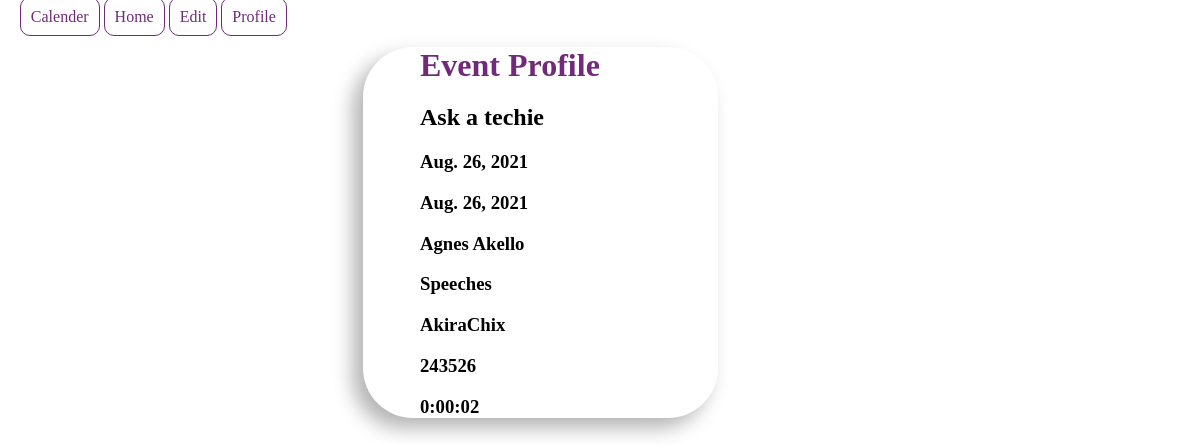
/calender/profile/2/, run on the app's committed database.
### calender/models.py (models this page shows, shortened)
class Events(models.Model):
    event_name=models.CharField(max_length=20,null=True)
    start_time=models.DateField(null=True)
    end_time=models.DateField(null=True)
    guests=models.CharField(max_length=20,null=True)
    event_task=models.CharField(max_length=20,null=True)
    venue=models.CharField(max_length=20,null=True)
    event_id=models.CharField(max_length=20,null=True)
    duration=models.DurationField(null=True)

### calender/views.py (the view)
# urls.py: path("profile/<int:id>/",calendar_profile,name="calender_profile"),
def calendar_profile(request,id):
    calendar=Events.objects.get(id=id)
    return render(request,"calender_profile.html",{"calendar":calendar})

### calender/templates/calender_profile.html (shortened to what this page needs)
<!DOCTYPE html>
<html lang="en">
<head>
</head>
<body>
    <div id="clerfix" >
        <a class="btn info" id="button1" href="{% url 'CalenderView' %}">Calender</a>
        <a class="btn info" id="button2" href="{% url 'home_view' %}">Home</a>
        <a class="btn info" id="button3" href="{% url 'edit_calender' %}">Edit</a>
        <a class="btn info" id="button4" href="{% url 'calender_profile' %}">Profile</a>
    </div>
    <form>
            <h1>Event Profile</h1>
    <h2>{{calendar.event_name }}</h2>
    <h3>{{calendar.start_time }}</h3>
    <h3>{{calendar.end_time }}</h3>
    <h3>{{calendar.guests  }}</h3>
    <h3>{{calendar.event_task  }}</h3>
    <h3>{{ calendar.venue }}</h3>
    <h3>{{ calendar.event_id }}</h3>
    <h3>{{ calendar.duration }}</h3>
    </form>
</body>
</html>

### calender/templates/calender_profile.html (style rules this page uses)
form { margin-left: 30%; text-align: left; width: 30%; background-color:white; height: 50%; border-radius: 50px; -webkit-box-shadow: -10px 10px 20px rgba(0, 0, 0, 0.3); box-shadow: -10px 10px 20px rgba(0, 0, 0, 0.3); }
h1 { color: #702A79; margin-left: 16%; margin-bottom: 3%; }
h2 { margin-left: 16%; }
h3 { margin-left: 16%; }
.info { border-color: #702A79; color:#702A79; }
.btn { background-color:#ffffff; color:#702A79; border-radius: 10px; padding: 10px; width: 300px; border: 1px solid #702A79; }
a { text-decoration: none; }
#button1 { margin-left: 1%; }

### data on the page
Events: event_name "Ask a techie", start_time "Aug. 26, 2021", end_time "Aug. 26, 2021", guests "Agnes Akello", event_task "Speeches", venue "AkiraChix", event_id "243526", duration "0:00:02"
